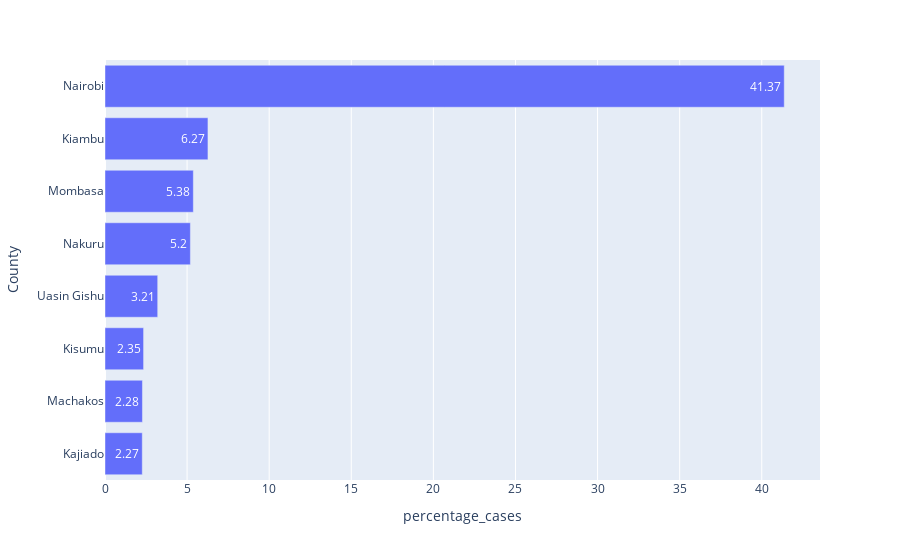

Write notebook code for a chart like this one.
### Code cell
fig = px.bar(data.head(n=8).sort_values("cases",ascending=True),x = "percentage_cases",y="County",text_auto=True,orientation = "h")


fig

### Figure 1 — Plotly figure (JSON) as saved in the notebook; plotly's stock layout.template omitted (floating-point values rounded to 4 significant figures)
{"data": [{"alignmentgroup": "True", "hovertemplate": "percentage_cases=%{x}<br>County=%{y}<extra></extra>", "legendgroup": "", "marker": {"color": "#636efa", "pattern": {"shape": ""}}, "name": "", "offsetgroup": "", "orientation": "h", "showlegend": false, "textposition": "auto", "texttemplate": "%{x}", "type": "bar", "x": [2.27, 2.28, 2.35, 3.21, 5.2, 5.38, 6.27, 41.37], "xaxis": "x", "y": ["Kajiado", "Machakos", "Kisumu", "Uasin Gishu", "Nakuru", "Mombasa", "Kiambu", "Nairobi"], "yaxis": "y"}], "layout": {"barmode": "relative", "legend": {"tracegroupgap": 0}, "margin": {"t": 60}, "xaxis": {"anchor": "y", "domain": [0, 1], "title": {"text": "percentage_cases"}}, "yaxis": {"anchor": "x", "domain": [0, 1], "title": {"text": "County"}}}}
